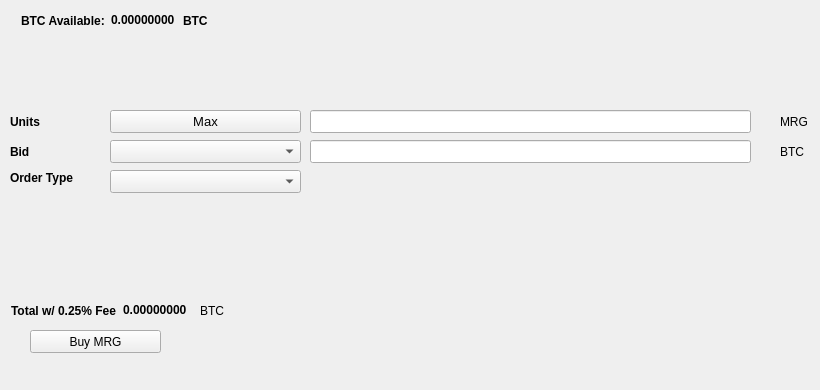
   <widget class="QWidget" name="BuyTab">
    <attribute name="title">
     <string>Buy</string>
    </attribute>
    <widget class="QPushButton" name="BuyMRG">
     <property name="geometry">
      <rect>
       <x>30</x>
       <y>330</y>
       <width>131</width>
       <height>23</height>
      </rect>
     </property>
     <property name="text">
      <string>Buy MRG</string>
     </property>
     <property name="icon">
      <iconset resource="../mergecard.qrc">
       <normaloff>:/icons/bitcoin</normaloff>:/icons/bitcoin</iconset>
     </property>
    </widget>
    <widget class="QLabel" name="label_3">
     <property name="geometry">
      <rect>
       <x>10</x>
       <y>110</y>
       <width>46</width>
       <height>23</height>
      </rect>
     </property>
     <property name="font">
      <font>
       <weight>75</weight>
       <bold>true</bold>
      </font>
     </property>
     <property name="text">
      <string>Units</string>
     </property>
    </widget>
    <widget class="QLineEdit" name="UnitsInput">
     <property name="geometry">
      <rect>
       <x>310</x>
       <y>110</y>
       <width>441</width>
       <height>23</height>
      </rect>
     </property>
     <property name="font">
      <font>
       <pointsize>9</pointsize>
       <weight>75</weight>
       <bold>true</bold>
      </font>
     </property>
    </widget>
    <widget class="QLineEdit" name="BuyBidPriceEdit">
     <property name="geometry">
      <rect>
       <x>310</x>
       <y>140</y>
       <width>441</width>
       <height>23</height>
      </rect>
     </property>
     <property name="font">
      <font>
       <pointsize>9</pointsize>
       <weight>75</weight>
       <bold>true</bold>
      </font>
     </property>
    </widget>
    <widget class="QLabel" name="label_4">
     <property name="geometry">
      <rect>
       <x>780</x>
       <y>110</y>
       <width>31</width>
       <height>23</height>
      </rect>
     </property>
     <property name="text">
      <string>MRG</string>
     </property>
    </widget>
    <widget class="QLabel" name="label_5">
     <property name="geometry">
      <rect>
       <x>780</x>
       <y>140</y>
       <width>31</width>
       <height>23</height>
      </rect>
     </property>
     <property name="text">
      <string>BTC</string>
     </property>
    </widget>
    <widget class="QLabel" name="label_6">
     <property name="geometry">
      <rect>
       <x>10</x>
       <y>140</y>
       <width>46</width>
       <height>23</height>
      </rect>
     </property>
     <property name="font">
      <font>
       <weight>75</weight>
       <bold>true</bold>
      </font>
     </property>
     <property name="text">
      <string>Bid</string>
     </property>
    </widget>
    <widget class="QLabel" name="label_7">
     <property name="geometry">
      <rect>
       <x>10</x>
       <y>170</y>
       <width>91</width>
       <height>16</height>
      </rect>
     </property>
     <property name="font">
      <font>
       <weight>75</weight>
       <bold>true</bold>
      </font>
     </property>
     <property name="text">
      <string>Order Type</string>
     </property>
    </widget>
    <widget class="QPushButton" name="Buy_Max_Amount">
     <property name="geometry">
      <rect>
       <x>110</x>
       <y>110</y>
       <width>191</width>
       <height>23</height>
      </rect>
     </property>
     <property name="font">
      <font>
       <pointsize>10</pointsize>
      </font>
     </property>
     <property name="text">
      <string>Max</string>
     </property>
    </widget>
    <widget class="QComboBox" name="BuyBidcomboBox">
     <property name="geometry">
      <rect>
       <x>110</x>
       <y>140</y>
       <width>191</width>
       <height>23</height>
      </rect>
     </property>
     <property name="font">
      <font>
       <pointsize>10</pointsize>
      </font>
     </property>
    </widget>
    <widget class="QComboBox" name="buyOrdertypeCombo">
     <property name="geometry">
      <rect>
       <x>110</x>
       <y>170</y>
       <width>191</width>
       <height>23</height>
      </rect>
     </property>
     <property name="font">
      <font>
       <pointsize>10</pointsize>
      </font>
     </property>
    </widget>
    <widget class="QWidget" name="layoutWidget1">
     <property name="geometry">
      <rect>
       <x>21</x>
       <y>11</y>
       <width>227</width>
       <height>19</height>
      </rect>
     </property>
     <layout class="QHBoxLayout" name="horizontalLayout_3">
      <item>
       <widget class="QLabel" name="label232">
        <property name="font">
         <font>
          <weight>75</weight>
          <bold>true</bold>
         </font>
        </property>
        <property name="text">
         <string>BTC Available:</string>
        </property>
       </widget>
      </item>
      <item>
       <widget class="QLabel" name="BtcAvailableLbl">
        <property name="palette">
         <palette>
          <active>
           <colorrole role="WindowText">
            <brush brushstyle="SolidPattern">
             <color alpha="255">
              <red>0</red>
              <green>0</green>
              <blue>0</blue>
             </color>
            </brush>
           </colorrole>
           <colorrole role="Button">
            <brush brushstyle="SolidPattern">
             <color alpha="255">
              <red>0</red>
              <green>170</green>
              <blue>0</blue>
             </color>
            </brush>
           </colorrole>
           <colorrole role="Light">
            <brush brushstyle="SolidPattern">
             <color alpha="255">
              <red>0</red>
              <green>255</green>
              <blue>0</blue>
             </color>
            </brush>
           </colorrole>
           <colorrole role="Midlight">
            <brush brushstyle="SolidPattern">
             <color alpha="255">
              <red>0</red>
              <green>212</green>
              <blue>0</blue>
             </color>
            </brush>
           </colorrole>
           <colorrole role="Dark">
            <brush brushstyle="SolidPattern">
             <color alpha="255">
              <red>0</red>
              <green>85</green>
              <blue>0</blue>
             </color>
            </brush>
           </colorrole>
           <colorrole role="Mid">
            <brush brushstyle="SolidPattern">
             <color alpha="255">
              <red>0</red>
              <green>113</green>
              <blue>0</blue>
             </color>
            </brush>
           </colorrole>
           <colorrole role="Text">
            <brush brushstyle="SolidPattern">
             <color alpha="255">
              <red>0</red>
              <green>170</green>
              <blue>0</blue>
             </color>
            </brush>
           </colorrole>
           <colorrole role="BrightText">
            <brush brushstyle="SolidPattern">
             <color alpha="255">
              <red>255</red>
              <green>255</green>
              <blue>255</blue>
             </color>
            </brush>
           </colorrole>
           <colorrole role="ButtonText">
            <brush brushstyle="SolidPattern">
             <color alpha="255">
              <red>0</red>
              <green>0</green>
              <blue>0</blue>
             </color>
            </brush>
           </colorrole>
           <colorrole role="Base">
            <brush brushstyle="SolidPattern">
             <color alpha="255">
              <red>255</red>
              <green>255</green>
              <blue>255</blue>
             </color>
            </brush>
           </colorrole>
           <colorrole role="Window">
            <brush brushstyle="SolidPattern">
             <color alpha="255">
              <red>0</red>
              <green>170</green>
              <blue>0</blue>
             </color>
            </brush>
           </colorrole>
           <colorrole role="Shadow">
            <brush brushstyle="SolidPattern">
             <color alpha="255">
              <red>0</red>
              <green>0</green>
              <blue>0</blue>
             </color>
            </brush>
           </colorrole>
           <colorrole role="AlternateBase">
            <brush brushstyle="SolidPattern">
             <color alpha="255">
              <red>127</red>
              <green>212</green>
              <blue>127</blue>
             </color>
            </brush>
           </colorrole>
           <colorrole role="ToolTipBase">
            <brush brushstyle="SolidPattern">
             <color alpha="255">
              <red>255</red>
              <green>255</green>
              <blue>220</blue>
             </color>
            </brush>
           </colorrole>
           <colorrole role="ToolTipText">
            <brush brushstyle="SolidPattern">
             <color alpha="255">
              <red>0</red>
              <green>0</green>
              <blue>0</blue>
             </color>
            </brush>
           </colorrole>
          </active>
          <inactive>
           <colorrole role="WindowText">
            <brush brushstyle="SolidPattern">
             <color alpha="255">
              <red>0</red>
              <green>0</green>
              <blue>0</blue>
             </color>
            </brush>
           </colorrole>
           <colorrole role="Button">
            <brush brushstyle="SolidPattern">
             <color alpha="255">
              <red>0</red>
              <green>170</green>
              <blue>0</blue>
             </color>
            </brush>
           </colorrole>
           <colorrole role="Light">
            <brush brushstyle="SolidPattern">
             <color alpha="255">
              <red>0</red>
              <green>255</green>
              <blue>0</blue>
             </color>
            </brush>
           </colorrole>
           <colorrole role="Midlight">
            <brush brushstyle="SolidPattern">
             <color alpha="255">
              <red>0</red>
              <green>212</green>
              <blue>0</blue>
             </color>
            </brush>
           </colorrole>
           <colorrole role="Dark">
            <brush brushstyle="SolidPattern">
             <color alpha="255">
              <red>0</red>
              <green>85</green>
              <blue>0</blue>
             </color>
            </brush>
           </colorrole>
           <colorrole role="Mid">
            <brush brushstyle="SolidPattern">
             <color alpha="255">
              <red>0</red>
              <green>113</green>
              <blue>0</blue>
             </color>
            </brush>
           </colorrole>
           <colorrole role="Text">
            <brush brushstyle="SolidPattern">
             <color alpha="255">
              <red>0</red>
              <green>170</green>
              <blue>0</blue>
             </color>
            </brush>
           </colorrole>
           <colorrole role="BrightText">
            <brush brushstyle="SolidPattern">
             <color alpha="255">
              <red>255</red>
              <green>255</green>
              <blue>255</blue>
             </color>
            </brush>
           </colorrole>
           <colorrole role="ButtonText">
            <brush brushstyle="SolidPattern">
             <color alpha="255">
              <red>0</red>
              <green>0</green>
              <blue>0</blue>
             </color>
            </brush>
           </colorrole>
           <colorrole role="Base">
            <brush brushstyle="SolidPattern">
             <color alpha="255">
              <red>255</red>
              <green>255</green>
              <blue>255</blue>
             </color>
            </brush>
           </colorrole>
           <colorrole role="Window">
            <brush brushstyle="SolidPattern">
             <color alpha="255">
              <red>0</red>
              <green>170</green>
              <blue>0</blue>
             </color>
            </brush>
           </colorrole>
           <colorrole role="Shadow">
            <brush brushstyle="SolidPattern">
             <color alpha="255">
              <red>0</red>
              <green>0</green>
              <blue>0</blue>
             </color>
            </brush>
           </colorrole>
           <colorrole role="AlternateBase">
            <brush brushstyle="SolidPattern">
             <color alpha="255">
              <red>127</red>
              <green>212</green>
              <blue>127</blue>
             </color>
            </brush>
           </colorrole>
           <colorrole role="ToolTipBase">
            <brush brushstyle="SolidPattern">
             <color alpha="255">
              <red>255</red>
              <green>255</green>
              <blue>220</blue>
             </color>
            </brush>
           </colorrole>
           <colorrole role="ToolTipText">
            <brush brushstyle="SolidPattern">
             <color alpha="255">
              <red>0</red>
              <green>0</green>
              <blue>0</blue>
             </color>
            </brush>
           </colorrole>
          </inactive>
          <disabled>
           <colorrole role="WindowText">
            <brush brushstyle="SolidPattern">
             <color alpha="255">
              <red>0</red>
              <green>85</green>
              <blue>0</blue>
             </color>
            </brush>
           </colorrole>
           <colorrole role="Button">
            <brush brushstyle="SolidPattern">
             <color alpha="255">
              <red>0</red>
              <green>170</green>
              <blue>0</blue>
             </color>
            </brush>
           </colorrole>
           <colorrole role="Light">
            <brush brushstyle="SolidPattern">
             <color alpha="255">
              <red>0</red>
              <green>255</green>
              <blue>0</blue>
             </color>
            </brush>
           </colorrole>
           <colorrole role="Midlight">
            <brush brushstyle="SolidPattern">
             <color alpha="255">
              <red>0</red>
              <green>212</green>
              <blue>0</blue>
             </color>
            </brush>
           </colorrole>
           <colorrole role="Dark">
            <brush brushstyle="SolidPattern">
             <color alpha="255">
              <red>0</red>
              <green>85</green>
              <blue>0</blue>
             </color>
            </brush>
           </colorrole>
           <colorrole role="Mid">
            <brush brushstyle="SolidPattern">
             <color alpha="255">
              <red>0</red>
              <green>113</green>
              <blue>0</blue>
             </color>
            </brush>
           </colorrole>
           <colorrole role="Text">
            <brush brushstyle="SolidPattern">
             <color alpha="255">
              <red>0</red>
              <green>85</green>
              <blue>0</blue>
             </color>
            </brush>
           </colorrole>
           <colorrole role="BrightText">
            <brush brushstyle="SolidPattern">
             <color alpha="255">
              <red>255</red>
              <green>255</green>
              <blue>255</blue>
             </color>
            </brush>
           </colorrole>
           <colorrole role="ButtonText">
            <brush brushstyle="SolidPattern">
             <color alpha="255">
              <red>0</red>
              <green>85</green>
              <blue>0</blue>
             </color>
            </brush>
           </colorrole>
           <colorrole role="Base">
            <brush brushstyle="SolidPattern">
             <color alpha="255">
              <red>0</red>
              <green>170</green>
              <blue>0</blue>
             </color>
            </brush>
           </colorrole>
           <colorrole role="Window">
            <brush brushstyle="SolidPattern">
             <color alpha="255">
              <red>0</red>
              <green>170</green>
              <blue>0</blue>
             </color>
            </brush>
           </colorrole>
           <colorrole role="Shadow">
            <brush brushstyle="SolidPattern">
             <color alpha="255">
              <red>0</red>
              <green>0</green>
              <blue>0</blue>
             </color>
            </brush>
           </colorrole>
           <colorrole role="AlternateBase">
            <brush brushstyle="SolidPattern">
             <color alpha="255">
              <red>0</red>
              <green>170</green>
              <blue>0</blue>
             </color>
            </brush>
           </colorrole>
           <colorrole role="ToolTipBase">
            <brush brushstyle="SolidPattern">
             <color alpha="255">
              <red>255</red>
              <green>255</green>
              <blue>220</blue>
             </color>
            </brush>
           </colorrole>
           <colorrole role="ToolTipText">
            <brush brushstyle="SolidPattern">
             <color alpha="255">
              <red>0</red>
              <green>0</green>
              <blue>0</blue>
             </color>
            </brush>
           </colorrole>
          </disabled>
         </palette>
        </property>
        <property name="font">
         <font>
          <weight>75</weight>
          <bold>true</bold>
         </font>
        </property>
        <property name="text">
         <string>0.00000000</string>
        </property>
        <property name="textInteractionFlags">
         <set>Qt::LinksAccessibleByMouse|Qt::TextSelectableByKeyboard|Qt::TextSelectableByMouse</set>
        </property>
       </widget>
      </item>
      <item>
       <widget class="QLabel" name="BtcAvailableLbl_2">
        <property name="font">
         <font>
          <weight>75</weight>
          <bold>true</bold>
         </font>
        </property>
        <property name="text">
         <string>BTC</string>
        </property>
       </widget>
      </item>
     </layout>
    </widget>
    <widget class="QWidget" name="layoutWidge2">
     <property name="geometry">
      <rect>
       <x>11</x>
       <y>301</y>
       <width>259</width>
       <height>19</height>
      </rect>
     </property>
     <layout class="QHBoxLayout" name="horizontalLayout_4">
      <item>
       <widget class="QLabel" name="label_9">
        <property name="font">
         <font>
          <weight>75</weight>
          <bold>true</bold>
         </font>
        </property>
        <property name="text">
         <string>Total w/ 0.25% Fee</string>
        </property>
       </widget>
      </item>
      <item>
       <widget class="QLabel" name="BuyCostLabel">
        <property name="palette">
         <palette>
          <active>
           <colorrole role="WindowText">
            <brush brushstyle="SolidPattern">
             <color alpha="255">
              <red>0</red>
              <green>0</green>
              <blue>0</blue>
             </color>
            </brush>
           </colorrole>
           <colorrole role="Button">
            <brush brushstyle="SolidPattern">
             <color alpha="255">
              <red>0</red>
              <green>170</green>
              <blue>0</blue>
             </color>
            </brush>
           </colorrole>
           <colorrole role="Light">
            <brush brushstyle="SolidPattern">
             <color alpha="255">
              <red>0</red>
              <green>255</green>
              <blue>0</blue>
             </color>
            </brush>
           </colorrole>
           <colorrole role="Midlight">
            <brush brushstyle="SolidPattern">
             <color alpha="255">
              <red>0</red>
              <green>212</green>
              <blue>0</blue>
             </color>
            </brush>
           </colorrole>
           <colorrole role="Dark">
            <brush brushstyle="SolidPattern">
             <color alpha="255">
              <red>0</red>
              <green>85</green>
              <blue>0</blue>
             </color>
            </brush>
           </colorrole>
           <colorrole role="Mid">
            <brush brushstyle="SolidPattern">
             <color alpha="255">
              <red>0</red>
              <green>113</green>
              <blue>0</blue>
             </color>
            </brush>
           </colorrole>
           <colorrole role="Text">
            <brush brushstyle="SolidPattern">
             <color alpha="255">
              <red>0</red>
              <green>170</green>
              <blue>0</blue>
             </color>
            </brush>
           </colorrole>
           <colorrole role="BrightText">
            <brush brushstyle="SolidPattern">
             <color alpha="255">
              <red>255</red>
              <green>255</green>
              <blue>255</blue>
             </color>
            </brush>
           </colorrole>
           <colorrole role="ButtonText">
            <brush brushstyle="SolidPattern">
             <color alpha="255">
              <red>0</red>
              <green>0</green>
              <blue>0</blue>
             </color>
            </brush>
           </colorrole>
           <colorrole role="Base">
            <brush brushstyle="SolidPattern">
             <color alpha="255">
              <red>255</red>
              <green>255</green>
              <blue>255</blue>
             </color>
            </brush>
           </colorrole>
           <colorrole role="Window">
            <brush brushstyle="SolidPattern">
             <color alpha="255">
              <red>0</red>
              <green>170</green>
              <blue>0</blue>
             </color>
            </brush>
           </colorrole>
           <colorrole role="Shadow">
            <brush brushstyle="SolidPattern">
             <color alpha="255">
              <red>0</red>
              <green>0</green>
              <blue>0</blue>
             </color>
            </brush>
           </colorrole>
           <colorrole role="AlternateBase">
            <brush brushstyle="SolidPattern">
             <color alpha="255">
              <red>127</red>
              <green>212</green>
              <blue>127</blue>
             </color>
            </brush>
           </colorrole>
           <colorrole role="ToolTipBase">
            <brush brushstyle="SolidPattern">
             <color alpha="255">
              <red>255</red>
              <green>255</green>
              <blue>220</blue>
             </color>
            </brush>
           </colorrole>
           <colorrole role="ToolTipText">
            <brush brushstyle="SolidPattern">
             <color alpha="255">
              <red>0</red>
              <green>0</green>
              <blue>0</blue>
             </color>
            </brush>
           </colorrole>
          </active>
          <inactive>
           <colorrole role="WindowText">
            <brush brushstyle="SolidPattern">
             <color alpha="255">
              <red>0</red>
              <green>0</green>
              <blue>0</blue>
             </color>
            </brush>
           </colorrole>
           <colorrole role="Button">
            <brush brushstyle="SolidPattern">
             <color alpha="255">
              <red>0</red>
              <green>170</green>
              <blue>0</blue>
             </color>
            </brush>
           </colorrole>
           <colorrole role="Light">
            <brush brushstyle="SolidPattern">
             <color alpha="255">
              <red>0</red>
              <green>255</green>
              <blue>0</blue>
             </color>
            </brush>
           </colorrole>
           <colorrole role="Midlight">
            <brush brushstyle="SolidPattern">
             <color alpha="255">
              <red>0</red>
              <green>212</green>
              <blue>0</blue>
             </color>
            </brush>
           </colorrole>
           <colorrole role="Dark">
            <brush brushstyle="SolidPattern">
             <color alpha="255">
              <red>0</red>
              <green>85</green>
              <blue>0</blue>
             </color>
            </brush>
           </colorrole>
           <colorrole role="Mid">
            <brush brushstyle="SolidPattern">
             <color alpha="255">
              <red>0</red>
              <green>113</green>
              <blue>0</blue>
             </color>
            </brush>
           </colorrole>
           <colorrole role="Text">
            <brush brushstyle="SolidPattern">
             <color alpha="255">
              <red>0</red>
              <green>170</green>
              <blue>0</blue>
             </color>
            </brush>
           </colorrole>
           <colorrole role="BrightText">
            <brush brushstyle="SolidPattern">
             <color alpha="255">
              <red>255</red>
              <green>255</green>
              <blue>255</blue>
             </color>
            </brush>
           </colorrole>
           <colorrole role="ButtonText">
            <brush brushstyle="SolidPattern">
             <color alpha="255">
              <red>0</red>
              <green>0</green>
              <blue>0</blue>
             </color>
            </brush>
           </colorrole>
           <colorrole role="Base">
            <brush brushstyle="SolidPattern">
             <color alpha="255">
              <red>255</red>
              <green>255</green>
              <blue>255</blue>
             </color>
            </brush>
           </colorrole>
           <colorrole role="Window">
            <brush brushstyle="SolidPattern">
             <color alpha="255">
              <red>0</red>
              <green>170</green>
              <blue>0</blue>
             </color>
            </brush>
           </colorrole>
           <colorrole role="Shadow">
            <brush brushstyle="SolidPattern">
             <color alpha="255">
              <red>0</red>
              <green>0</green>
              <blue>0</blue>
             </color>
            </brush>
           </colorrole>
           <colorrole role="AlternateBase">
            <brush brushstyle="SolidPattern">
             <color alpha="255">
              <red>127</red>
              <green>212</green>
              <blue>127</blue>
             </color>
            </brush>
           </colorrole>
           <colorrole role="ToolTipBase">
            <brush brushstyle="SolidPattern">
             <color alpha="255">
              <red>255</red>
              <green>255</green>
              <blue>220</blue>
             </color>
            </brush>
           </colorrole>
           <colorrole role="ToolTipText">
            <brush brushstyle="SolidPattern">
             <color alpha="255">
              <red>0</red>
              <green>0</green>
              <blue>0</blue>
             </color>
            </brush>
           </colorrole>
          </inactive>
          <disabled>
           <colorrole role="WindowText">
            <brush brushstyle="SolidPattern">
             <color alpha="255">
              <red>0</red>
              <green>85</green>
              <blue>0</blue>
             </color>
            </brush>
           </colorrole>
           <colorrole role="Button">
            <brush brushstyle="SolidPattern">
             <color alpha="255">
              <red>0</red>
              <green>170</green>
              <blue>0</blue>
             </color>
            </brush>
           </colorrole>
           <colorrole role="Light">
            <brush brushstyle="SolidPattern">
             <color alpha="255">
              <red>0</red>
              <green>255</green>
              <blue>0</blue>
             </color>
            </brush>
           </colorrole>
           <colorrole role="Midlight">
            <brush brushstyle="SolidPattern">
             <color alpha="255">
              <red>0</red>
              <green>212</green>
              <blue>0</blue>
             </color>
            </brush>
           </colorrole>
           <colorrole role="Dark">
            <brush brushstyle="SolidPattern">
             <color alpha="255">
              <red>0</red>
              <green>85</green>
              <blue>0</blue>
             </color>
            </brush>
           </colorrole>
           <colorrole role="Mid">
            <brush brushstyle="SolidPattern">
             <color alpha="255">
              <red>0</red>
              <green>113</green>
              <blue>0</blue>
             </color>
            </brush>
           </colorrole>
           <colorrole role="Text">
            <brush brushstyle="SolidPattern">
             <color alpha="255">
              <red>0</red>
              <green>85</green>
              <blue>0</blue>
             </color>
            </brush>
           </colorrole>
           <colorrole role="BrightText">
            <brush brushstyle="SolidPattern">
             <color alpha="255">
              <red>255</red>
              <green>255</green>
              <blue>255</blue>
             </color>
            </brush>
           </colorrole>
           <colorrole role="ButtonText">
            <brush brushstyle="SolidPattern">
             <color alpha="255">
              <red>0</red>
              <green>85</green>
              <blue>0</blue>
             </color>
            </brush>
           </colorrole>
           <colorrole role="Base">
            <brush brushstyle="SolidPattern">
             <color alpha="255">
              <red>0</red>
              <green>170</green>
              <blue>0</blue>
             </color>
            </brush>
           </colorrole>
           <colorrole role="Window">
            <brush brushstyle="SolidPattern">
             <color alpha="255">
              <red>0</red>
              <green>170</green>
              <blue>0</blue>
             </color>
            </brush>
           </colorrole>
           <colorrole role="Shadow">
            <brush brushstyle="SolidPattern">
             <color alpha="255">
              <red>0</red>
              <green>0</green>
              <blue>0</blue>
             </color>
            </brush>
           </colorrole>
           <colorrole role="AlternateBase">
            <brush brushstyle="SolidPattern">
             <color alpha="255">
              <red>0</red>
              <green>170</green>
              <blue>0</blue>
             </color>
            </brush>
           </colorrole>
           <colorrole role="ToolTipBase">
            <brush brushstyle="SolidPattern">
             <color alpha="255">
              <red>255</red>
              <green>255</green>
              <blue>220</blue>
             </color>
            </brush>
           </colorrole>
           <colorrole role="ToolTipText">
            <brush brushstyle="SolidPattern">
             <color alpha="255">
              <red>0</red>
              <green>0</green>
              <blue>0</blue>
             </color>
            </brush>
           </colorrole>
          </disabled>
         </palette>
        </property>
        <property name="font">
         <font>
          <weight>75</weight>
          <bold>true</bold>
         </font>
        </property>
        <property name="autoFillBackground">
         <bool>false</bool>
        </property>
        <property name="text">
         <string>0.00000000</string>
        </property>
        <property name="textInteractionFlags">
         <set>Qt::LinksAccessibleByMouse|Qt::TextSelectableByMouse</set>
        </property>
       </widget>
      </item>
      <item>
       <widget class="QLabel" name="label_10">
        <property name="font">
         <font>
          <weight>50</weight>
          <bold>false</bold>
         </font>
        </property>
        <property name="text">
         <string>BTC</string>
        </property>
       </widget>
      </item>
     </layout>
    </widget>
    <widget class="QLabel" name="label_24">
     <property name="geometry">
      <rect>
       <x>460</x>
       <y>300</y>
       <width>281</width>
       <height>81</height>
      </rect>
     </property>
     <property name="text">
      <string/>
     </property>
     <property name="pixmap">
      <pixmap>:/images/bittrex</pixmap>
     </property>
    </widget>
   </widget>
